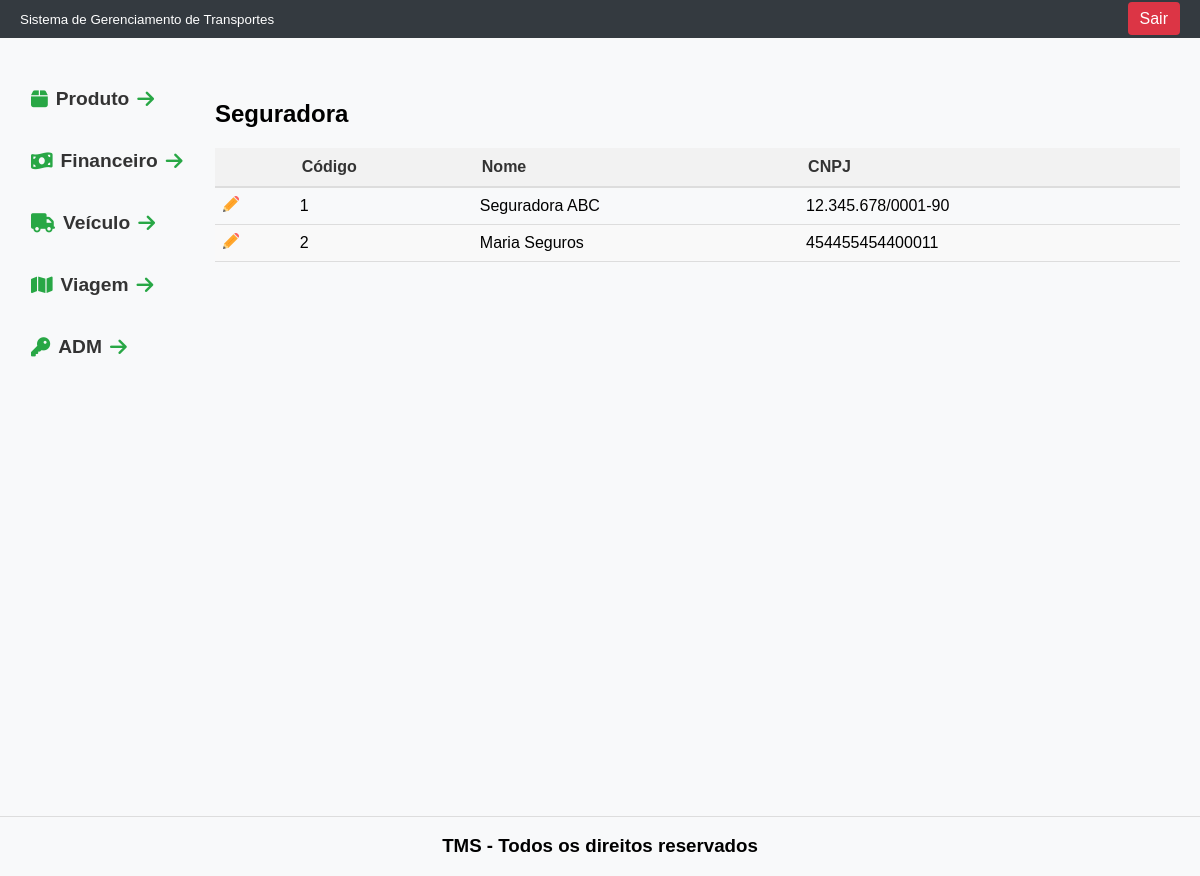
/tcc/seguradora, run on the app's committed database.
### tables this page shows
CREATE TABLE `seguradora` (
  `id` int(11) NOT NULL,
  `nome` varchar(255) NOT NULL,
  `cnpj` varchar(20) NOT NULL,
  `email` varchar(150) NOT NULL,
  `inscricao_estadual` varchar(20) NOT NULL,
  `contato` varchar(15) NOT NULL,
  `telefone` varchar(14) NOT NULL
);

### tcc/Controller/SeguradoraController.php (called while the page is built, shortened)
<?php
class SeguradoraController{
    public static function index(){
        $seguradora_DAO = new SeguradoraDAO();
        $lista_seg = $seguradora_DAO->getAllRows();
        $total_seg = count($lista_seg);
        include 'View/modulos/seguradora/listar_seguradora.php';
    }
}

### tcc/index.php (called while the page is built, shortened)
<?php
include 'rotas.php';

### tcc/DAO/MySQL.php (called while the page is built)
<?php
class MySQL extends PDO{
    private $host       = "localhost";
    private $usuario    = "root";
    private $senha      = "";
    private $db         = "tcc";
    private $opcoes = array(PDO::ATTR_ERRMODE => PDO::ERRMODE_EXCEPTION);
    public function __construct(){
        $dsn = "mysql:host=".$this->host.";dbname=".$this->db;
        return parent::__construct($dsn, $this->usuario, $this->senha, $this->opcoes);
    }
}

### tcc/DAO/seguradoraDAO.php (called while the page is built, shortened)
<?php
class SeguradoraDAO{
    private $conexao;
    public function __construct(){
        include_once "MySQL.php";
        $this->conexao = new MySQL();
    }
    public function getAllRows(){
        $stmt = $this->conexao->prepare("SELECT * FROM seguradora");
        $stmt->execute();
        $arr_seguradora = array();
        while($f = $stmt->fetchObject()){
            $arr_seguradora[] = $f;
        }
        return $arr_seguradora;
    }
}

### tcc/View/modulos/seguradora/listar_seguradora.php (the view, shortened to what this page needs)
<!DOCTYPE html>
<html lang="en">
<head>
</head>
<body>
    <div class="header">
        <?php include PATH_VIEW . 'includes/cabecalho.php' ?>
    </div>
    <div class="container">
        <div class="menu">
            <?php include PATH_VIEW . 'includes/menu.php' ?>
        </div>
        <main>
            <div class="titulo-pagina">
                <h2>Seguradora</h2>
            </div>
            <table>
                <thead>
                    <tr>
                        <th></th>
                        <th>Código</th>
                        <th>Nome</th>
                        <th>CNPJ</th>
                    </tr>
                </thead>
                <tbody>
                    <?php for($i=0; $i<$total_seg; $i++): ?>
                    <tr>
                        <td class="icon">
                            <a href="/tcc/seguradora/ver?id=<?= $lista_seg[$i]->id ?>">
                                <img title="Editar" src="/tcc/View/includes/imagem/lapis.png" alt="Ícone de Lápis">
                            </a>
                        </td>
                        <td><?= $lista_seg[$i]->id ?></td>
                        <td><?= $lista_seg[$i]->nome ?></td>
                        <td><?= $lista_seg[$i]->cnpj ?></td>
                    </tr>
                    <?php endfor; ?>
                </tbody>
            </table>
        </main>
    </div>
    <div class="footer">
        <?php include PATH_VIEW . 'includes/rodape.php' ?>
    </div>
</body>
</html>

### tcc/View/modulos/seguradora/listar_seguradora.php (style rules this page uses)
body { margin: 0; font-family: Arial, sans-serif; display: flex; flex-direction: column; height: 100vh; overflow: hidden; }
.footer { background-color: #f8f9fa; text-align: center; padding: 0px; position: fixed; bottom: 0; left: 0; right: 0; margin-bottom: 0px; border-top: 1px solid #ddd; }
.container { display: flex; flex: 1; margin-top: 60px; margin-bottom: 10px; }
.menu { width: 15%; background-color: #f8f9fa; padding: 0px; box-sizing: border-box; border-right: 0px solid #ddd; margin-left: 15px; }
main { flex: 1; padding: 20px; box-sizing: border-box; background-color: #f8f9fa; margin: 0px; }
table { width: 100%; border-collapse: collapse; font-family: Arial, sans-serif; }
thead th { background-color: #f2f2f2; color: #333; padding: 10px; border-bottom: 2px solid #ddd; text-align: left; }
tbody td { padding: 8px; border-bottom: 1px solid #ddd; }
tbody tr:nth-child(even) { background-color: #f9f9f9; }
td a { color: #007bff; text-decoration: none; }
.icon img { width: 16px; height: 16px; }

### tcc/View/includes/cabecalho.php (style rules this page uses)
.header { background-color: #343a40; color: #fff; padding: 10px 20px; display: flex; justify-content: space-between; align-items: center; position: fixed; top: 0; left: 0; right: 0; z-index: 1000; }

### tcc/View/includes/menu.php (style rules this page uses)
body { font-family: 'Poppins', sans-serif; margin: 0; background-color: #f8f9fa; }

### data on the page
seguradora: id "1", nome "Seguradora ABC", cnpj "12.345.678/0001-90"
seguradora: id "2", nome "Maria Seguros", cnpj "454455454400011"
